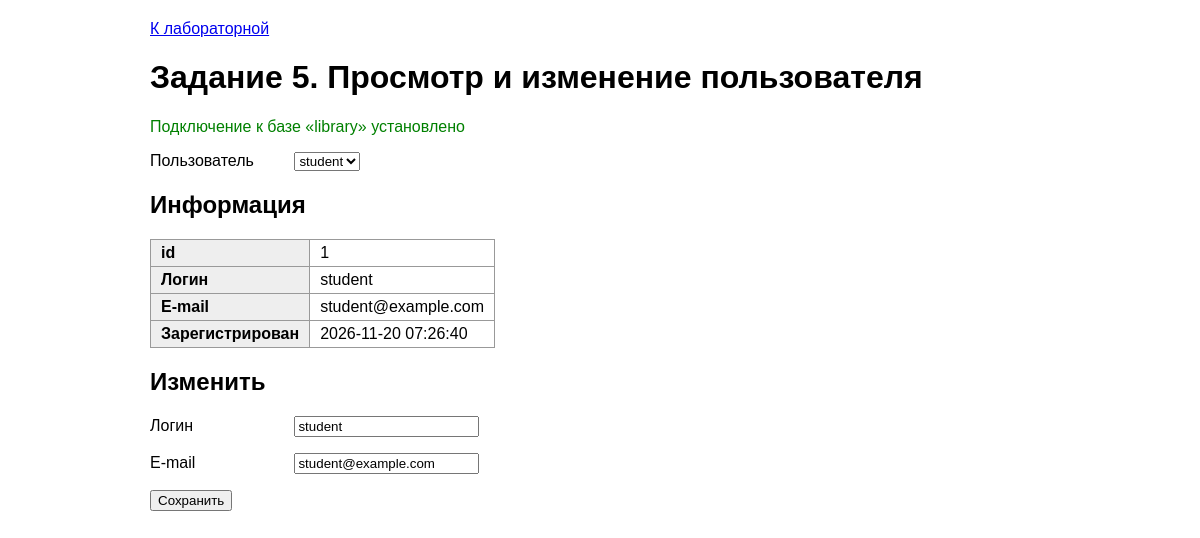
Page /labwork11/task5.php on the committed database.
### tables this page shows
CREATE TABLE user (
    id INT AUTO_INCREMENT PRIMARY KEY,
    login VARCHAR(50) NOT NULL,
    email VARCHAR(100) NOT NULL UNIQUE,
    password_hash VARCHAR(255) NOT NULL,
    salt VARCHAR(64) NOT NULL,
    created_at DATETIME DEFAULT CURRENT_TIMESTAMP
);

### labwork11/db.php (called while the page is built, shortened)
<?php
try {
    $dbMessage = "Подключение к базе «" . DB_NAME . "» установлено";
} catch (PDOException $e) {
    echo "<p style='color: red'>Ошибка подключения к базе данных: ", htmlspecialchars($e->getMessage()), "</p>";
    exit;
}

### labwork11/task5.php (the view, shortened to what this page needs)
<?php
require_once "db.php";
$users = $pdo->query("SELECT id, login FROM user ORDER BY id")->fetchAll();
$id = (int) ($_GET["id"] ?? $_POST["id"] ?? $users[0]["id"]);
$stmt = $pdo->prepare("SELECT * FROM user WHERE id = ?");
$stmt->execute([$id]);
$user = $stmt->fetch();
?>
<html>
<head>
    <link rel="stylesheet" href="style.css">
</head>
<body>
    <p><a href="lab11.php">К лабораторной</a></p>
    <h1>Задание 5. Просмотр и изменение пользователя</h1>
    <p class="ok"><?= $dbMessage ?></p>
    <form method="get">
        <label>Пользователь</label>
        <select name="id" onchange="this.form.submit()">
            <?php foreach ($users as $u): ?>
                <option value="<?= $u["id"] ?>" <?= $u["id"] === $id ? "selected" : "" ?>>
                    <?= htmlspecialchars($u["login"]) ?>
                </option>
            <?php endforeach; ?>
        </select>
    </form>
    <?php if (!$user): ?>
        <p class="error">Пользователь не найден</p>
    <?php else: ?>
        <h2>Информация</h2>
        <table>
            <tr><th>id</th><td><?= $user["id"] ?></td></tr>
            <tr><th>Логин</th><td><?= htmlspecialchars($user["login"]) ?></td></tr>
            <tr><th>E-mail</th><td><?= htmlspecialchars($user["email"]) ?></td></tr>
            <tr><th>Зарегистрирован</th><td><?= $user["created_at"] ?></td></tr>
        </table>
        <h2>Изменить</h2>
        <form method="post">
            <p><label>Логин</label> <input type="text" name="login" value="<?= htmlspecialchars($user["login"]) ?>"></p>
            <p><label>E-mail</label> <input type="text" name="email" value="<?= htmlspecialchars($user["email"]) ?>"></p>
            <button type="submit" name="save">Сохранить</button>
        </form>
    <?php endif; ?>
</body>
</html>

### labwork11/style.css (style rules this page uses)
body { font-family: Arial, sans-serif; max-width: 900px; margin: 20px auto; padding: 0 16px; }
table { border-collapse: collapse; margin-bottom: 20px; }
th, td { border: 1px solid #999; padding: 4px 10px; text-align: left; }
th { background: #eee; }
.ok { color: green; }
form { margin-bottom: 20px; }
label { display: inline-block; width: 140px; }

### rows in the picture
user: id "1", login "student", email "student@example.com", created_at "2026-11-20 07:26:40"

### other values in the picture
$dbMessage "Подключение к базе «library» установлено"
form field id "student"
